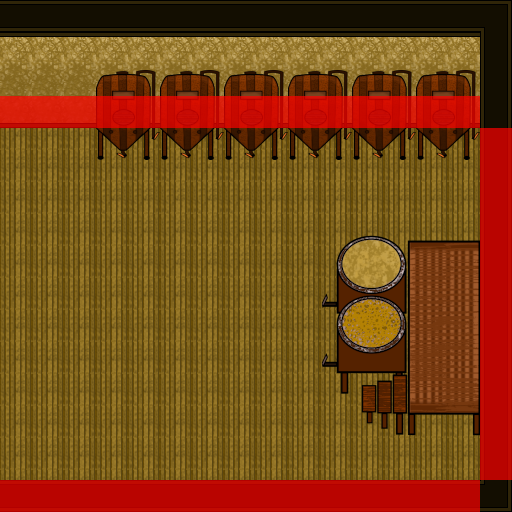

A 2D game scene composited from a Tiled map and its tileset images. What follows is a short description and the map's XML, with every tile layer's data as written:
An orthogonal 16x16 tile map with 32x32 px tiles, 4 tile layers (terrain, scenery, overlay, collision).

<map version="1.10" tiledversion="1.10.2" orientation="orthogonal" renderorder="right-down" width="16" height="16" tilewidth="32" tileheight="32" infinite="0" nextlayerid="15" nextobjectid="9">
 <editorsettings>
  <export target="1_0.tmj" format="json" />
 </editorsettings>
 <tileset firstgid="1" source="FullTileSet1.tsx" />
 <layer id="1" name="terrain" width="16" height="16">
  <data encoding="csv">
25,25,25,25,25,25,25,25,25,25,25,25,25,25,25,5,
8,8,8,8,8,8,8,8,8,8,8,8,8,8,8,16,
18,18,18,18,18,18,18,18,18,18,18,18,18,18,18,16,
28,28,28,28,28,28,28,28,28,28,28,28,28,28,28,16,
24,24,24,24,24,24,24,24,24,24,24,24,24,24,24,16,
24,24,24,24,24,24,24,24,24,24,24,24,24,24,24,16,
24,24,24,24,24,24,24,24,24,24,24,24,24,24,24,16,
24,24,24,24,24,24,24,24,24,24,24,24,24,24,24,16,
24,24,24,24,24,24,24,24,24,24,24,24,24,24,24,16,
24,24,24,24,24,24,24,24,24,24,24,24,24,24,24,16,
24,24,24,24,24,24,24,24,24,24,24,24,24,24,24,16,
24,24,24,24,24,24,24,24,24,24,24,24,24,24,24,16,
24,24,24,24,24,24,24,24,24,24,24,24,24,24,24,16,
24,24,24,24,24,24,24,24,24,24,24,24,24,24,24,16,
24,24,24,24,24,24,24,24,24,24,24,24,24,24,24,16,
25,25,25,25,25,25,25,25,25,25,25,25,25,25,25,15
</data>
 </layer>
 <layer id="2" name="scenery" width="16" height="16">
  <data encoding="csv">
0,0,0,0,0,0,0,0,0,0,0,0,0,0,0,0,
0,0,0,0,0,0,0,0,0,0,0,0,0,0,0,0,
0,0,0,33,34,33,34,33,34,33,34,33,34,33,34,0,
0,0,0,43,44,43,44,43,44,43,44,43,44,43,44,0,
0,0,0,53,54,53,54,53,54,53,54,53,54,53,54,0,
0,0,0,0,0,0,0,0,0,0,0,0,0,0,0,0,
0,0,0,0,0,0,0,0,0,0,0,0,0,0,0,0,
0,0,0,0,0,0,0,0,0,0,35,36,37,38,39,0,
0,0,0,0,0,0,0,0,0,0,45,46,47,48,49,0,
0,0,0,0,0,0,0,0,0,0,55,56,57,58,59,0,
0,0,0,0,0,0,0,0,0,0,65,66,67,68,69,0,
0,0,0,0,0,0,0,0,0,0,75,76,77,78,79,0,
0,0,0,0,0,0,0,0,0,0,85,86,87,88,89,0,
0,0,0,0,0,0,0,0,0,0,95,96,97,98,99,0,
0,0,0,0,0,0,0,0,0,0,0,0,0,0,0,0,
0,0,0,0,0,0,0,0,0,0,0,0,0,0,0,0
</data>
 </layer>
 <objectgroup id="8" name="entities" />
 <objectgroup id="4" name="foreground" />
 <layer id="5" name="overlay" width="16" height="16">
  <data encoding="csv">
0,0,0,0,0,0,0,0,0,0,0,0,0,0,0,0,
0,0,0,0,0,0,0,0,0,0,0,0,0,0,0,0,
0,0,0,0,0,0,0,0,0,0,0,0,0,0,0,0,
0,0,0,0,0,0,0,0,0,0,0,0,0,0,0,0,
0,0,0,0,0,0,0,0,0,0,0,0,0,0,0,0,
0,0,0,0,0,0,0,0,0,0,0,0,0,0,0,0,
0,0,0,0,0,0,0,0,0,0,0,0,0,0,0,0,
0,0,0,0,0,0,0,0,0,0,0,0,0,0,0,0,
0,0,0,0,0,0,0,0,0,0,0,0,0,0,0,0,
0,0,0,0,0,0,0,0,0,0,0,0,0,0,0,0,
0,0,0,0,0,0,0,0,0,0,0,0,0,0,0,0,
0,0,0,0,0,0,0,0,0,0,0,0,0,0,0,0,
0,0,0,0,0,0,0,0,0,0,0,0,0,0,0,0,
0,0,0,0,0,0,0,0,0,0,0,0,0,0,0,0,
0,0,0,0,0,0,0,0,0,0,0,0,0,0,0,0,
0,0,0,0,0,0,0,0,0,0,0,0,0,0,0,0
</data>
 </layer>
 <layer id="14" name="collision" width="16" height="16">
  <data encoding="csv">
0,0,0,0,0,0,0,0,0,0,0,0,0,0,0,0,
0,0,0,0,0,0,0,0,0,0,0,0,0,0,0,0,
0,0,0,0,0,0,0,0,0,0,0,0,0,0,0,0,
31,31,31,31,31,31,31,31,31,31,31,31,31,31,31,0,
0,0,0,0,0,0,0,0,0,0,0,0,0,0,0,31,
0,0,0,0,0,0,0,0,0,0,0,0,0,0,0,31,
0,0,0,0,0,0,0,0,0,0,0,0,0,0,0,31,
0,0,0,0,0,0,0,0,0,0,0,0,0,0,0,31,
0,0,0,0,0,0,0,0,0,0,0,0,0,0,0,31,
0,0,0,0,0,0,0,0,0,0,0,0,0,0,0,31,
0,0,0,0,0,0,0,0,0,0,0,0,0,0,0,31,
0,0,0,0,0,0,0,0,0,0,0,0,0,0,0,31,
0,0,0,0,0,0,0,0,0,0,0,0,0,0,0,31,
0,0,0,0,0,0,0,0,0,0,0,0,0,0,0,31,
0,0,0,0,0,0,0,0,0,0,0,0,0,0,0,31,
31,31,31,31,31,31,31,31,31,31,31,31,31,31,31,0
</data>
 </layer>
 <objectgroup id="6" name="scripts" />
</map>
